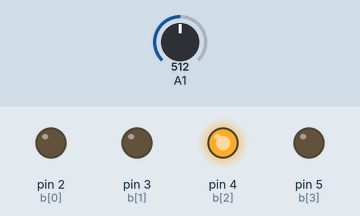
Simulated run of this sketch. Board: Arduino Uno, built with avr-gcc and run on an emulated ATmega328P. On the bench: output pins drawn as LEDs (lit = HIGH). The test bench sets the inputs (shaded band); at power-on: A1 = 512.

Above: at 2.8 s.
2.9 s: A1 set to 54
7.1 s: A1 set to 46
At 8.6 s:
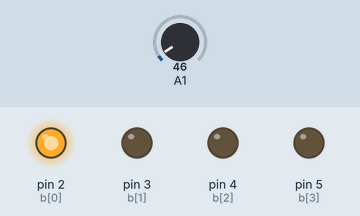
9.5 s: A1 set to 122
At 13.5 s:
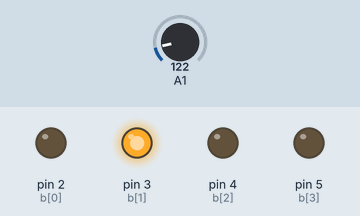
13.7 s: A1 set to 0
At 14.6 s:
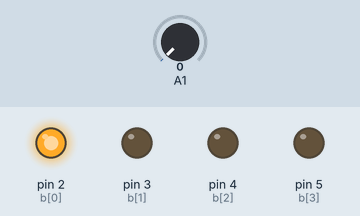
Timing chart, 0 to 16.5 s (numbered marks = the images above; inputs shaded):
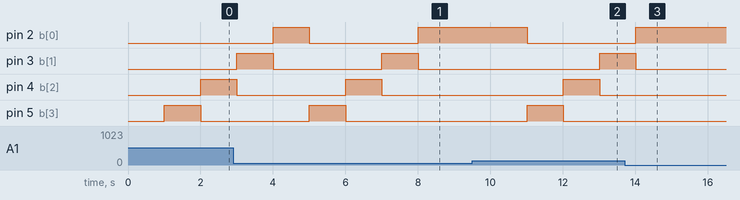

The sketch:

cslogin_lab4_part2.ino
```cpp
enum States{INIT, S0, S1} SM1_state = INIT;
unsigned long lastRan;
unsigned long period;
int X_button = 8;
//int Y_button = 9;
const int L_size = 4;
const int L[L_size] = {8,4,2,1};
unsigned char i;
unsigned char cnt;

// Array of Output Pin variables, set to the pins being used
const int b_size = 4;
const int b[b_size] = {2, 3, 4, 5};
// Output Buffer
int b_buf = 0x00;
// Input Variables

// Serial Monitor Buffer
int s_buf = 0x00;

/* 's' is an array of integers of size 8. Note that arrays start at 0
 We will use this to be able to see the individual bit values of the s_buf

 */
const int s_size = 8;
int s[s_size];

// We can also define our own helper functions. It is a good idea to use helper functions whenever they make sense.
// Normally we also define the return type (void for none)

// Read from the serial monitor into s_buf and the s[] array for individual bits
void readData()
{
    if(Serial.available())
        s_buf = Serial.parseInt();

    for(int i = (s_size - 1); i>=0; i--)  {
        s[i] = (s_buf >> i) & 0x01; // What's going on here?
        // ">>" bit shifting
        // "&" bit masking
    }

}
// Reset the Output Buffer.
void resetBuffer() {
    for(int i = 0; i < b_size; i++) {
        // Note this is an arduino function call to the pins
        digitalWrite(b[i], LOW);
    }
}
// Writes to the buffer. Note this function ORs the current value with the new value
// Note that size is an optional argument with default size the same as the buffer
void writeBuffer(unsigned char b_temp, int size = b_size)
{
    for (int i = (size - 1); i >= 0; i--) {
        if ((b_temp >> i) & 0x01) {
        digitalWrite(b[i], HIGH);
        }
    }


}


void setup(){
  //some set up (Default Arduino Function)
    pinMode(X_button, INPUT);

    // LEDs
    for(int i = 0; i < b_size; i++)
    {
        pinMode(b[i], OUTPUT);
    }
    Serial.begin(9600);
    period = 1000;
  lastRan = 0;
}
// This function takes in the state as an argument & returns the current state
int SM1_Tick(int state){
    //Read thing
    switch(state){ // State transitions
      case INIT:
         //State Transition
        if ((map(analogRead(A1),0,255,0,15)-2 > 0)) {
            state = S0;
        }
        else if (!(map(analogRead(A1),0,255,0,15)-2 > 0)) {
            state = S1;
            cnt = 0;
        }
        break;
      case S0:
        if ((map(analogRead(A1),0,255,0,15)-2 > 0)) {
            state = S0;
        }
        else if (!(map(analogRead(A1),0,255,0,15)-2 > 0)) {
            state = S1;
            cnt = 0;
        }
        break;
      case S1:
        if (!(map(analogRead(A1),0,255,0,15)-2 > 0)) {
            state = S1;
            if(cnt > 2) cnt = 0;
        }
        else if ((map(analogRead(A1),0,255,0,15)-2 > 0)) {
            state = S0;
        }
         //State Transition
        break;
    }
    switch(state){ // State Action
      case INIT:
         //State Action
        break;
      case S0:
        resetBuffer();
        if (i > 3) {
          i = 0;
        }
        s_buf = L[i%4];

        b_buf = s_buf;
        writeBuffer(b_buf);
        i++;
         //State Action
        break;
      case S1:
        resetBuffer();

        if (i > 3) {
          i = 0;
        }
        s_buf = L[i%4];

        b_buf = s_buf;
        writeBuffer(b_buf);
        if ((cnt % 2 == 0) && (cnt != 0)) i++;
        cnt++;
         //State Action
        break;
    }

    return state;
}

void loop(){
    ///Default arduino function
    // We have to cast the return value of the tick function to type States
  if ((millis() - lastRan) > period) {
    SM1_state = (States)SM1_Tick(SM1_state);
    lastRan = millis();
  }
}
```

Measured:
- the behaviour switches between 51 and 50 on A1 (found by bisection; images 0 and 1)
- after the input at 7.1 s, pin 2 (b[0]): goes on until 8.0 s, then stays HIGH; pin 5 (b[3]): stays LOW (without the input it goes to HIGH after 1.9 s)
- after the input at 9.5 s, pin 3 (b[1]): LOW → HIGH after 3.5 s; pin 4 (b[2]): LOW → HIGH after 2.5 s, → LOW 1.0 s later
- after the input at 13.7 s, pin 2 (b[0]): goes on until 14.0 s, then stays HIGH; pin 4 (b[2]): stays LOW (without the input it goes to HIGH after 2.3 s); pin 5 (b[3]): stays LOW (without the input it goes to HIGH after 1.3 s)
